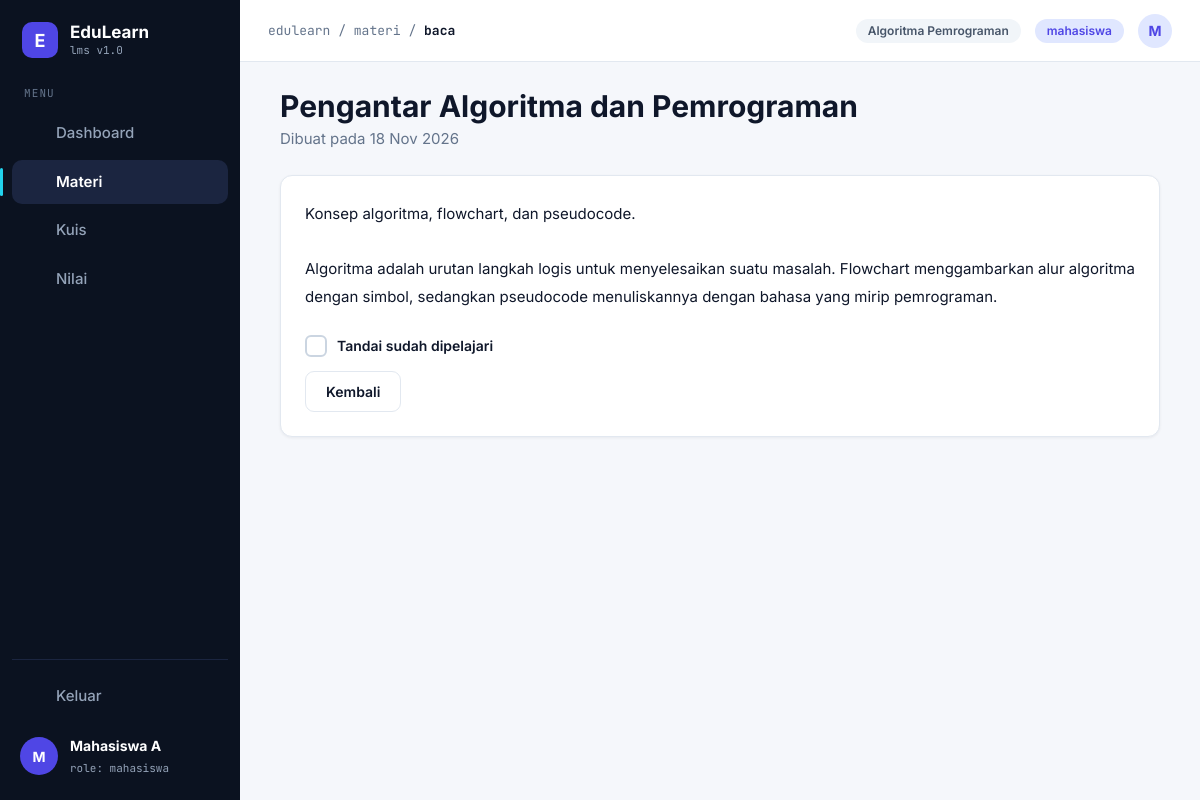
Page /materi_baca.php?id=1 (signed in) on the committed database.
### tables this page shows
CREATE TABLE materi (
  id          INT AUTO_INCREMENT PRIMARY KEY,
  judul       VARCHAR(150) NOT NULL,
  isi_teks    TEXT NOT NULL,
  file_path   VARCHAR(255) NULL,
  dibuat_oleh INT NOT NULL,
  created_at  DATETIME NOT NULL DEFAULT CURRENT_TIMESTAMP,
  FOREIGN KEY (dibuat_oleh) REFERENCES users(id)
);

### materi_baca.php (the view, shortened to what this page needs)
<?php
require __DIR__ . '/config.php';
$stmt = $db->prepare('SELECT m.*, COALESCE(p.selesai, 0) AS selesai
                      FROM materi m
                      LEFT JOIN progres_materi p ON p.materi_id = m.id AND p.user_id = ?
                      WHERE m.id = ?');
$stmt->execute([user()['id'], (int)($_GET['id'] ?? 0)]);
$m = $stmt->fetch();
require __DIR__ . '/includes/header.php';
?>
<h1><?= e($m['judul']) ?></h1>
<p class="sub">Dibuat pada <?= tanggal($m['created_at']) ?></p>
<div class="kartu isi-kartu">
    <div class="teks-materi"><?= nl2br(e($m['isi_teks'])) ?></div>
    <form method="post" action="<?= url('materi_tandai.php') ?>" class="centang">
        <label>
            <span class="kotak"><?= ikon('cek') ?></span> Tandai sudah dipelajari
        </label>
    </form>
    <div class="aksi">
        <a class="btn btn-garis" href="<?= url('materi.php') ?>">Kembali</a>
    </div>
</div>
<?php require __DIR__ . '/includes/footer.php'; ?>

### assets/css/style.css (style rules this page uses)
:root { --primer: #4F46E5; --primer-muda: #EEF2FF; --primer-muda2: #E0E7FF; --gelap: #0F172A; --abu: #64748B; --abu-muda: #94A3B8; --garis: #E2E8F0; --latar: #F5F7FB; --cyan: #22D3EE; --teal: #0D9488; --font: Inter, 'Segoe UI', Arial, sans-serif; --mono: 'JetBrains Mono', 'DejaVu Sans Mono', Consolas, monospace; }
* { box-sizing: border-box; }
body { margin: 0; font-family: var(--font); background: var(--latar); color: var(--gelap); font-size: 15px; line-height: 1.5; }
h1 { font-size: 30px; line-height: 1.2; margin: 0 0 4px; }
a { color: inherit; text-decoration: none; }
.sub { color: var(--abu); margin: 0 0 24px; }
.kartu { background: #fff; border: 1px solid var(--garis); border-radius: 12px; box-shadow: 0 1px 3px rgba(15,23,42,.06); }
.isi-kartu { padding: 24px; }
.btn { display: inline-block; padding: 10px 20px; border-radius: 9px; border: 1.5px solid transparent; font: 600 14px var(--font); cursor: pointer; text-align: center; line-height: 1.4; }
.btn-garis { background: #fff; border-color: var(--garis); color: var(--gelap); }
.aksi { display: flex; gap: 10px; flex-wrap: wrap; align-items: center; }
.centang { margin: 8px 0 14px; }
.centang label { display: flex; align-items: center; gap: 10px; font-weight: 600; font-size: 14px; cursor: pointer; position: relative; margin: 0; }
.kotak { width: 22px; height: 22px; border: 2px solid #CBD5E1; border-radius: 6px; display: grid; place-items: center; color: transparent; }
.teks-materi { line-height: 1.85; margin-bottom: 24px; }

### rows in the picture
materi: judul "Pengantar Algoritma dan Pemrograman", created_at "18 Nov 2026", isi_teks "Konsep algoritma, flowchart, dan pseudocode. Algoritma adalah urutan langkah logis untuk menyelesaikan suatu masalah. Flowchart menggambarkan alur algoritma dengan simbol, sedangkan pseudocode menuliskannya dengan bahasa yang mirip pemrograman."

### other values in the picture
$nama "Dashboard"
$nama "Materi"
$nama "Kuis"
$nama "Nilai"
inisial($u['nama']) "M"
$u['nama'] "Mahasiswa A"
$u['role'] "mahasiswa"
$c "materi"
$c "baca"
NAMA_MATKUL "Algoritma Pemrograman"
